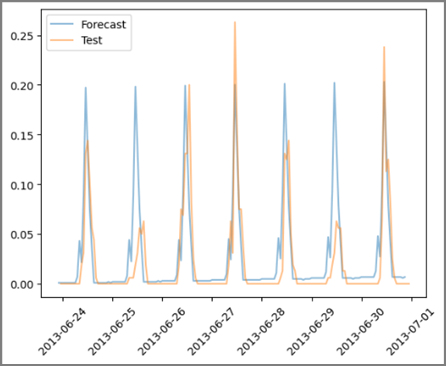
#> input picture Online Learning/ressnar2.png, 446 x 366 px
$ python colerupdate.py
#> lines starting #> are read from the running program, lines starting #| are printed output that depends on the picture; after the words box and inside, x2 and y2 are one past the last pixel; in counts of white or black regions, pixels touching at a corner belong together
import cv2
import numpy as np

# Load the image
img = cv2.imread('ressnar2.png')
#> img is the input picture: shape (366, 446, 3); mean B, G, R 243.4, 244, 244.4

# Define color range for the first line (blue in this case)
# The color values are reversed because OpenCV uses BGR format
offset = 40 # You can adjust this value

lower_blue = np.array([225-offset, 201-offset, 166-offset])
upper_blue = np.array([225+offset, 201+offset, 166+offset])

# Define color range for the second line (orange in this case)
# The color values are reversed because OpenCV uses BGR format
lower_orange = np.array([151-offset, 199-offset, 255-offset])
upper_orange = np.array([151+offset, 199+offset, 255+offset])

# Create masks for the colors
mask_blue = cv2.inRange(img, lower_blue, upper_blue)
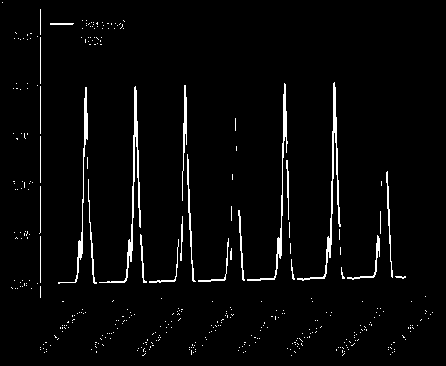
#> mask_blue: shape (366, 446); 3.1% white in thin lines or dots
mask_orange = cv2.inRange(img, lower_orange, upper_orange)
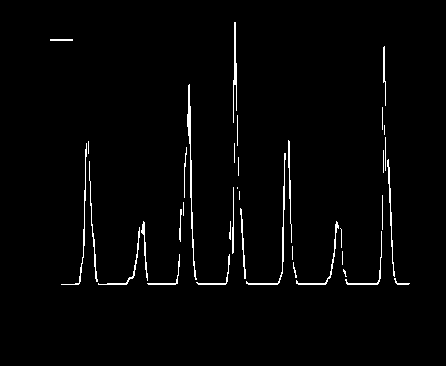
#> mask_orange: shape (366, 446); 2% white in thin lines or dots, all inside (x1, y1, x2, y2) = (50, 22, 410, 285)

# Replace blue color with orange
img[mask_blue != 0] = [151, 199, 255]

# Replace orange color with blue
img[mask_orange != 0] = [225, 201, 166]
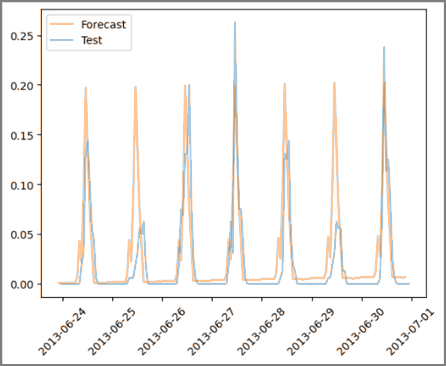
#> img: shape (366, 446, 3); mean B, G, R 242.7, 244, 245.3

# Save the result
cv2.imwrite('Snar2update.png', img)

$ run again, with Online Learning/Oldsarimax.png copied over Online Learning/ressnar2.png
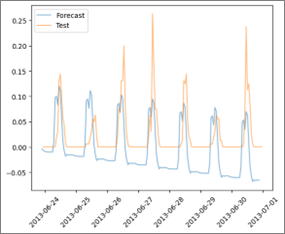
#> input picture Online Learning/Oldsarimax.png, 285 x 234 px
#> img is the input picture: shape (234, 285, 3); mean B, G, R 245.2, 245.8, 246.3
#> `mask_blue = cv2.inRange(img, lower_blue, upper_blue)`:
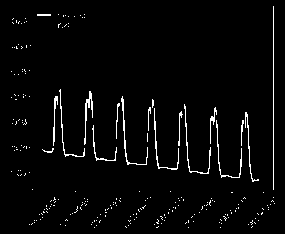
#> mask_blue: shape (234, 285); 3% white in thin lines or dots, all inside (x1, y1, x2, y2) = (11, 6, 275, 228)
#> mask_orange: shape (234, 285); 1.9% white in thin lines or dots, all inside (x1, y1, x2, y2) = (37, 14, 262, 148)
#> `img[mask_orange != 0] = [225, 201, 166]`:
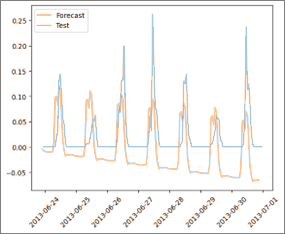
#> img: shape (234, 285, 3); mean B, G, R 244.2, 245.4, 246.6
